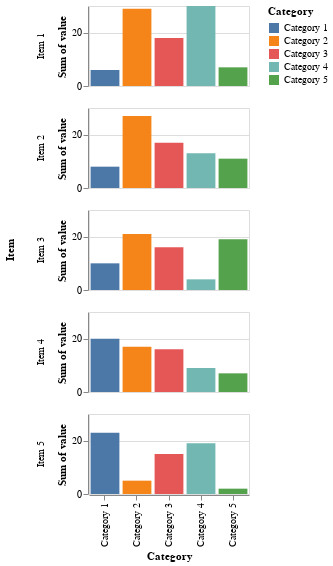

This figure's notebook cell:
### Markdown cell above
### Comparing within item bars

If we want people to be able to make comparisons across categories within each item, say whether Category 2 or 4 is larger in Item 1, we need to give them a common baseline.

*Note that we could alternatively specified `row = 'Item:O'` right within the encoding instead of needing the `.facet()` section.*

### Code cell
alt.Chart(df).mark_bar().encode(
    x = 'Category:O',
    y = 'sum(value):Q',
    color = 'Category:N'
).properties(
    width = 160,
    height = 80
).facet(
    row='Item:O'
)

### Figure 1 — Vega-Lite specification as saved in the notebook (floating-point values rounded to 4 significant figures)
{"config": {"view": {"continuousWidth": 300, "continuousHeight": 300}}, "data": {"name": "data-dcc63c1bd6179d79fcae39778c52b169"}, "facet": {"row": {"field": "Item", "type": "ordinal"}}, "spec": {"mark": {"type": "bar"}, "encoding": {"color": {"field": "Category", "type": "nominal"}, "x": {"field": "Category", "type": "ordinal"}, "y": {"aggregate": "sum", "field": "value", "type": "quantitative"}}, "height": 80, "width": 160}, "$schema": "https://vega.github.io/schema/vega-lite/v5.8.0.json", "datasets": {"data-dcc63c1bd6179d79fcae39778c52b169": [{"Item": "Item 1", "Category": "Category 1", "value": 6}, {"Item": "Item 2", "Category": "Category 1", "value": 8}, {"Item": "Item 3", "Category": "Category 1", "value": 10}, {"Item": "Item 4", "Category": "Category 1", "value": 20}, {"Item": "Item 5", "Category": "Category 1", "value": 23}, {"Item": "Item 1", "Category": "Category 2", "value": 29}, {"Item": "Item 2", "Category": "Category 2", "value": 27}, {"Item": "Item 3", "Category": "Category 2", "value": 21}, {"Item": "Item 4", "Category": "Category 2", "value": 17}, {"Item": "Item 5", "Category": "Category 2", "value": 5}, {"Item": "Item 1", "Category": "Category 3", "value": 18}, {"Item": "Item 2", "Category": "Category 3", "value": 17}, {"Item": "Item 3", "Category": "Category 3", "value": 16}, {"Item": "Item 4", "Category": "Category 3", "value": 16}, {"Item": "Item 5", "Category": "Category 3", "value": 15}, {"Item": "Item 1", "Category": "Category 4", "value": 30}, {"Item": "Item 2", "Category": "Category 4", "value": 13}, {"Item": "Item 3", "Category": "Category 4", "value": 4}, {"Item": "Item 4", "Category": "Category 4", "value": 9}, {"Item": "Item 5", "Category": "Category 4", "value": 19}, {"Item": "Item 1", "Category": "Category 5", "value": 7}, {"Item": "Item 2", "Category": "Category 5", "value": 11}, {"Item": "Item 3", "Category": "Category 5", "value": 19}, {"Item": "Item 4", "Category": "Category 5", "value": 7}, {"Item": "Item 5", "Category": "Category 5", "value": 2}]}}
